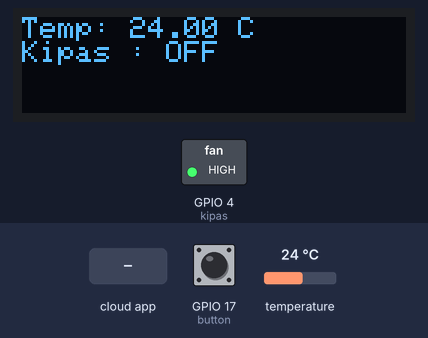
Recording of a sketch running on a simulated ESP32. Parts: 128×32 one-colour display, switched loads named in the sketch (green lamp = pin HIGH). The inputs (shaded band) are chosen by the test bench; at power-on: temperature 24 °C, GPIO 17 (button) HIGH. WiFi joins after 1.5 s; servers stay silent unless stated; what the sketch prints to the serial monitor is not drawn.

Above: at 4.9 s.
5.0 s: temperature set to 12 °C
At 7.3 s:
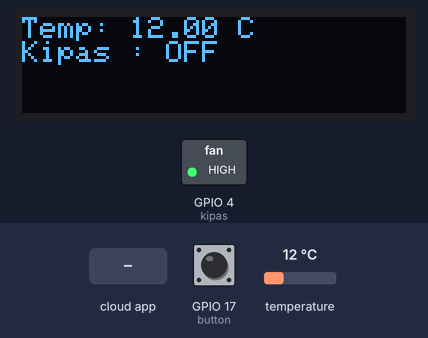
7.6 s: GPIO 17 (button) pulled LOW for 1.05 s
At 8.5 s:
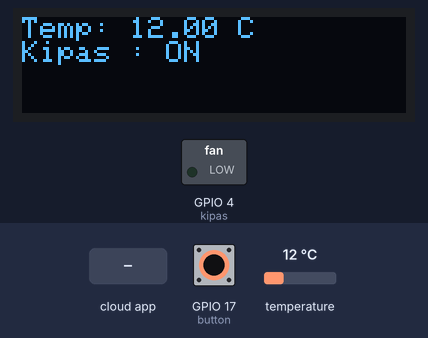
10.1 s: temperature set to 19 °C
At 12.6 s:
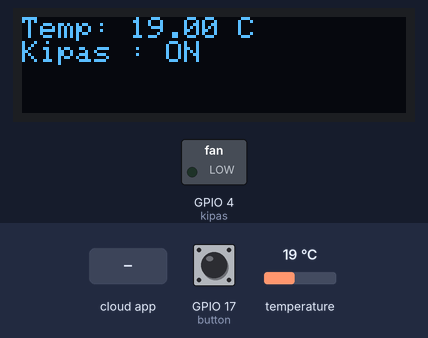
12.9 s: the phone or cloud app sets fan to 0
At 16.1 s:
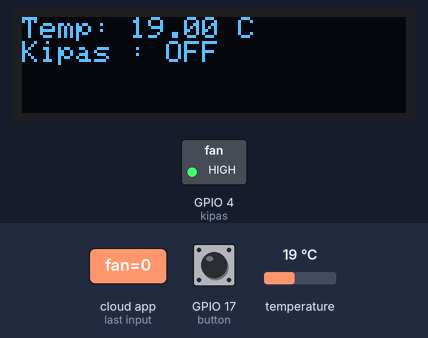
16.5 s: temperature set to 28 °C
At 17.1 s:
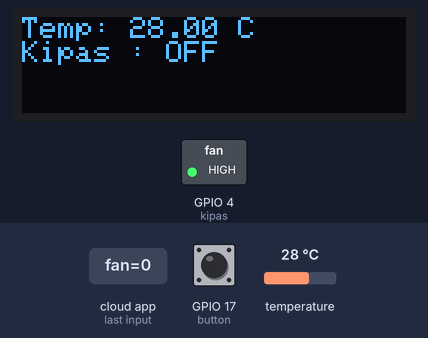
18.3 s: the phone or cloud app sets fan to 1
At 21.5 s:
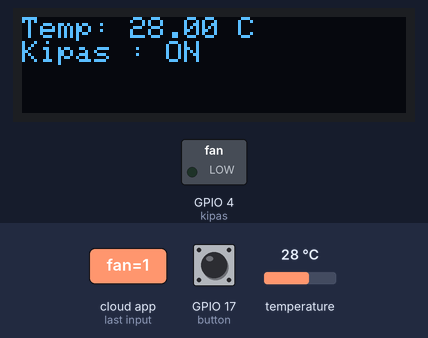
Timing chart, 0 to 22.9 s (numbered marks = the images above; inputs shaded):
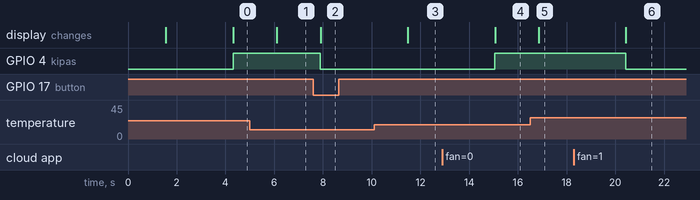

The sketch:

Auto_Fan_may22a.ino
```cpp
/*
  Sketch generated by the Arduino IoT Cloud Thing "Untitled"
  https://create.arduino.cc/cloud/things/d1ad7008-b23f-4bba-9bf1-f5343ca36b14

  Arduino IoT Cloud Variables description

  The following variables are automatically generated and updated when changes are made to the Thing

  float thermal;
  bool fan;

  Variables which are marked as READ/WRITE in the Cloud Thing will also have functions
  which are called when their values are changed from the Dashboard.
  These functions are generated with the Thing and added at the end of this sketch.
*/

#include "thingProperties.h"
#include <Wire.h>
#include <Adafruit_GFX.h>
#include <Adafruit_SSD1306.h>
#include <OneWire.h>
#include <DallasTemperature.h>

#define OLED_RESET -1
Adafruit_SSD1306 display(128, 32, &Wire, OLED_RESET);

#define ONE_WIRE_BUS 5
OneWire oneWire(ONE_WIRE_BUS);
DallasTemperature sensors(&oneWire);

int kipas=4;
int button = 17;
float temperature;
bool fanSwitch;
bool btnPressed = false;

void setup() {
  // Initialize serial and wait for port to open:
  Serial.begin(9600);
  delay(1500);
  // Defined in thingProperties.h
  initProperties();
  // Connect to Arduino IoT Cloud
  ArduinoCloud.begin(ArduinoIoTPreferredConnection);

  setDebugMessageLevel(2);
  ArduinoCloud.printDebugInfo();

  pinMode(kipas, OUTPUT);
  pinMode(button, INPUT_PULLUP);
  // Start the DS18B20 sensor
  sensors.begin();

  if(!display.begin(SSD1306_SWITCHCAPVCC, 0x3C)) {
    Serial.println(F("SSD1306 allocation failed"));
    for(;;);
  }

  delay(2000);
  display.clearDisplay();
}

void loop() {
  ArduinoCloud.update();

  sensors.requestTemperatures();
  float temperature = sensors.getTempCByIndex(0);
  thermal = temperature;
  if(digitalRead(button) == 0){
    if(btnPressed == false){
      btnPressed = true;
      if(fanSwitch == false){
        fan = true;
        fanSwitch = true;
      }else{
        fan = false;
        fanSwitch = false;
      }
    }
  }else{
    btnPressed = false;
  }
  digitalWrite(kipas, HIGH);

  display.clearDisplay();
  display.setTextSize(1.5);
  display.setTextColor(WHITE);
  display.setCursor(0,0);
  display.print("Temp: ");
  display.print(temperature);
  display.println(" C");

  if(fanSwitch == true){
    display.print("Kipas : ON ");
    digitalWrite(kipas, LOW);
    display.display();
  }else{
    if(temperature > 36){
      display.print("Kipas : ON ");
      digitalWrite(kipas, LOW);
      display.display();
    }else{
      display.print("Kipas : OFF");
      digitalWrite(kipas, HIGH);
      display.display();
    }
  }

  float temperatureC = sensors.getTempCByIndex(0);
  Serial.print(temperatureC);
  Serial.println("ºC");

  delay(1000); // Delay a bit before next read
}


/*
  Since Fan is READ_WRITE variable, onFanChange() is
  executed every time a new value is received from IoT Cloud.
*/
void onFanChange()  {
  fanSwitch = fan;
}

/*
  Since Thermal is READ_WRITE variable, onThermalChange() is
  executed every time a new value is received from IoT Cloud.
*/
void onThermalChange()  {

}
```

thingProperties.h
```cpp
// Code generated by Arduino IoT Cloud, DO NOT EDIT.

#include <ArduinoIoTCloud.h>
#include <Arduino_ConnectionHandler.h>

const char DEVICE_LOGIN_NAME[]  = "8df12aa3-7fc2-4fc7-80cc-dcca44c9c992";

const char SSID[]        = "<YOUR NETWORK NAME>";    // Network SSID (name)
const char PASS[]        = "<YOUR NETWORK PASSWORD>";    // Network password (use for WPA, or use as key for WEP)
const char DEVICE_KEY[]  = "<GET FROM ARDUINO CLOUD>";    // Secret device password

void onThermalChange();
void onFanChange();

float thermal;
bool fan;

void initProperties(){

  ArduinoCloud.setBoardId(DEVICE_LOGIN_NAME);
  ArduinoCloud.setSecretDeviceKey(DEVICE_KEY);
  ArduinoCloud.addProperty(thermal, READWRITE, ON_CHANGE, onThermalChange);
  ArduinoCloud.addProperty(fan, READWRITE, ON_CHANGE, onFanChange);

}

WiFiConnectionHandler ArduinoIoTPreferredConnection(SSID, PASS);
```

Measured:
- after the input at 5.0 s, the display: changes after 1.1 s (image 1)
- after the input at 7.6 s, GPIO 4 (kipas): HIGH → LOW after 0.29 s; the display: changes after 0.30 s (image 2)
- after the input at 10.1 s, the display: changes after 1.4 s (image 3)
- after the input at 12.9 s, GPIO 4 (kipas): LOW → HIGH after 2.2 s; the display: changes after 2.2 s (image 4)
- after the input at 16.5 s, the display: changes after 0.35 s (image 5)
- after the input at 18.3 s, GPIO 4 (kipas): HIGH → LOW after 2.1 s; the display: changes after 2.1 s (image 6)
